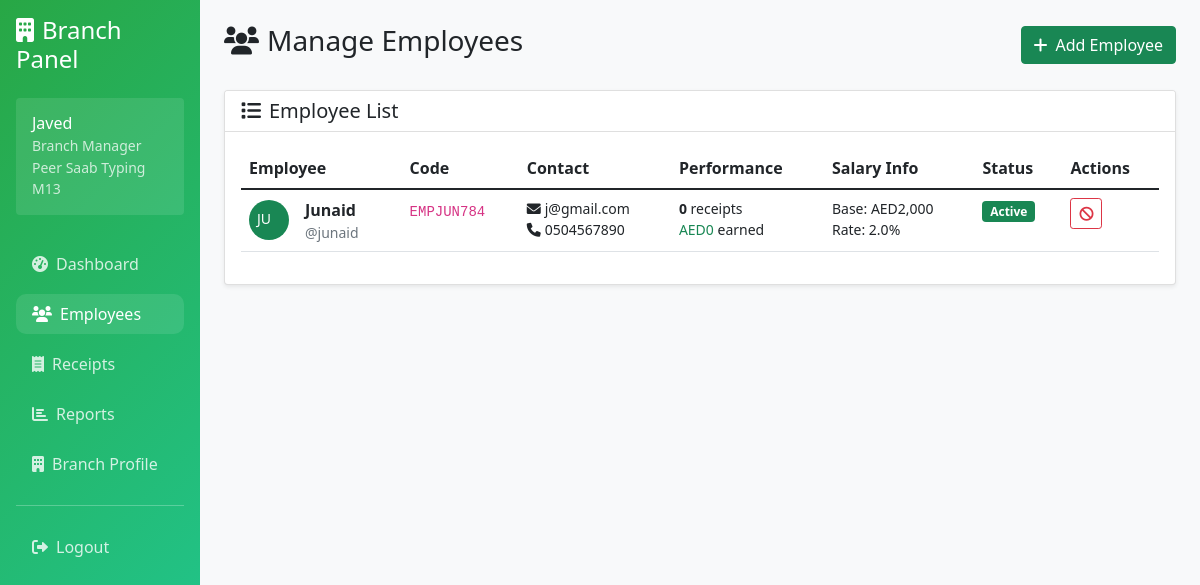
The app's page /branch/employees.php (signed in), older data.
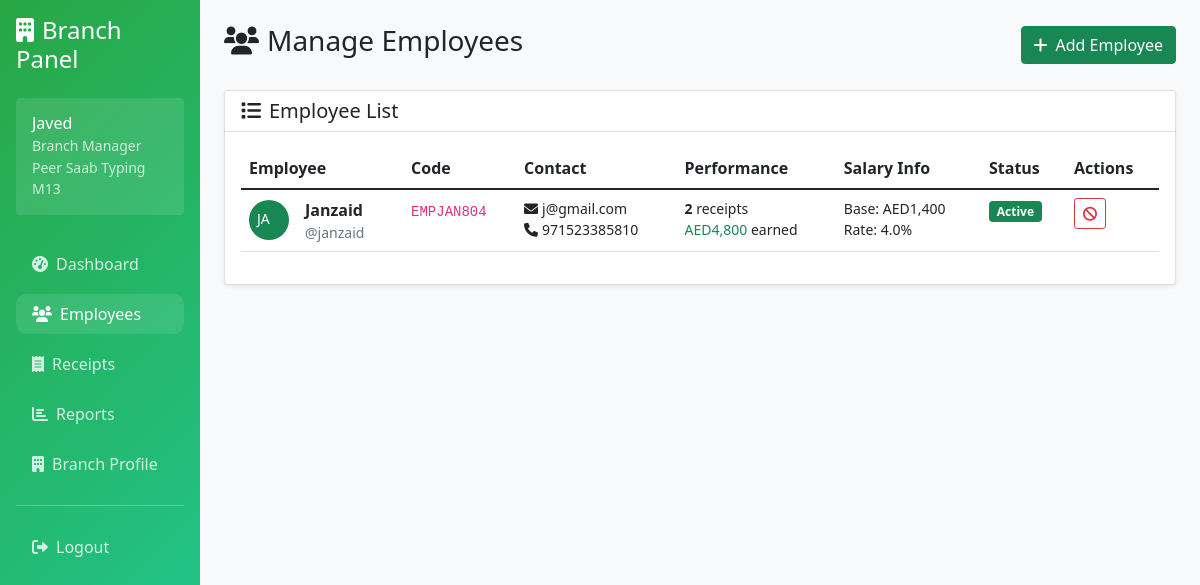
The same page, newer data.
### tables this page shows
CREATE TABLE employees (
            id INTEGER PRIMARY KEY AUTOINCREMENT,
            branch_id INTEGER NOT NULL,
            employee_code VARCHAR(20) UNIQUE NOT NULL,
            username VARCHAR(50) UNIQUE NOT NULL,
            password VARCHAR(255) NOT NULL,
            full_name VARCHAR(100) NOT NULL,
            email VARCHAR(100),
            phone VARCHAR(20),
            basic_salary DECIMAL(10,2) DEFAULT 0.00,
            commission_rate DECIMAL(5,2) DEFAULT 0.00,
            hire_date DATE NOT NULL,
            status TEXT DEFAULT 'active' CHECK (status IN ('active', 'inactive')),
            created_at DATETIME DEFAULT CURRENT_TIMESTAMP,
            FOREIGN KEY (branch_id) REFERENCES branches(id)
        );

CREATE TABLE settings (
            id INTEGER PRIMARY KEY AUTOINCREMENT,
            setting_key VARCHAR(100) UNIQUE NOT NULL,
            setting_value TEXT,
            updated_at DATETIME DEFAULT CURRENT_TIMESTAMP
        );

### branch/employees.php (the view, shortened to what the changed rows need)
<?php
$database = new Database();
$auth = new Auth($database);
$auth->requireRole(['branch']);
$user_info = $auth->getUserInfo();
$db = $database->getConnection();
$stmt = $db->query("SELECT setting_value FROM settings WHERE setting_key = 'currency' LIMIT 1");
$currency_result = $stmt->fetch(PDO::FETCH_ASSOC);
$currency = $currency_result ? $currency_result['setting_value'] : 'USD';
$stmt = $db->prepare("SELECT e.*,
    COUNT(r.id) as total_receipts,
    COALESCE(SUM(r.total_amount), 0) as total_revenue,
    COALESCE(SUM(r.total_commission), 0) as total_commission
    FROM employees e
    LEFT JOIN receipts r ON e.id = r.employee_id
    WHERE e.branch_id = ?
    GROUP BY e.id
    ORDER BY e.created_at DESC");
$stmt->execute([$user_info['id']]);
$employees = $stmt->fetchAll(PDO::FETCH_ASSOC);
?>
<!DOCTYPE html>
<html lang="en">
<head>
    <link href="https://cdn.jsdelivr.net/npm/bootstrap@5.1.3/dist/css/bootstrap.min.css" rel="stylesheet">
    <link href="https://cdnjs.cloudflare.com/ajax/libs/font-awesome/6.0.0/css/all.min.css" rel="stylesheet">
</head>
<body>
    <div class="container-fluid">
        <div class="row">
            <div class="col-md-9 col-lg-10 p-4">
                <div class="d-flex justify-content-between align-items-center mb-4">
                    <h1 class="h3"><i class="fas fa-users me-2"></i>Manage Employees</h1>
                </div>
                <?php if (empty($employees)): ?>
                    <div class="text-center py-5">
                        <i class="fas fa-users fa-5x text-muted mb-4"></i>
                        <h3 class="text-muted">No employees found</h3>
                        <p class="text-muted">Add your first employee to get started!</p>
                        <button class="btn btn-success btn-lg" data-bs-toggle="modal" data-bs-target="#addEmployeeModal">
                            <i class="fas fa-plus me-2"></i>Add First Employee
                        </button>
                    </div>
                <?php else: ?>
                    <div class="card shadow-sm">
                        <div class="card-body">
                            <div class="table-responsive">
                                <table class="table table-hover">
                                    <thead>
                                        <tr>
                                            <th>Employee</th>
                                            <th>Code</th>
                                            <th>Contact</th>
                                            <th>Performance</th>
                                            <th>Salary Info</th>
                                            <th>Status</th>
                                            <th>Actions</th>
                                        </tr>
                                    </thead>
                                    <tbody>
                                        <?php foreach ($employees as $employee): ?>
                                            <tr>
                                                <td>
                                                    <div class="d-flex align-items-center">
                                                        <div class="avatar bg-success text-white rounded-circle p-2 me-3" style="width: 40px; height: 40px; font-size: 14px;">
                                                            <?= strtoupper(substr($employee['full_name'], 0, 2)) ?>
                                                        </div>
                                                        <div>
                                                            <strong><?= htmlspecialchars($employee['full_name']) ?></strong>
                                                            <div class="small text-muted">@<?= htmlspecialchars($employee['username']) ?></div>
                                                        </div>
                                                    </div>
                                                </td>
                                                <td><code><?= htmlspecialchars($employee['employee_code']) ?></code></td>
                                                <td>
                                                    <?php if ($employee['email']): ?>
                                                        <div class="small"><i class="fas fa-envelope me-1"></i><?= htmlspecialchars($employee['email']) ?></div>
                                                    <?php endif; ?>
                                                    <?php if ($employee['phone']): ?>
                                                        <div class="small"><i class="fas fa-phone me-1"></i><?= htmlspecialchars($employee['phone']) ?></div>
                                                    <?php endif; ?>
                                                </td>
                                                <td>
                                                    <div class="small">
                                                        <strong><?= $employee['total_receipts'] ?></strong> receipts<br>
                                                        <span class="text-success"><?= $currency ?><?= number_format($employee['total_commission'], 0) ?></span> earned
                                                    </div>
                                                </td>
                                                <td>
                                                    <div class="small">
                                                        Base: <?= $currency ?><?= number_format($employee['basic_salary'], 0) ?><br>
                                                        Rate: <?= number_format($employee['commission_rate'], 1) ?>%
                                                    </div>
                                                </td>
                                                <td>
                                                    <span class="badge bg-<?= $employee['status'] === 'active' ? 'success' : 'danger' ?>">
                                                        <?= ucfirst($employee['status']) ?>
                                                    </span>
                                                </td>
                                                <td>
                                                    <div class="btn-group" role="group">
                                                        <form method="POST" style="display: inline;">
                                                            <button type="submit" class="btn btn-sm btn-outline-<?= $employee['status'] === 'active' ? 'danger' : 'success' ?>"
                                                                onclick="return confirm('Are you sure you want to change this employee\'s status?')">
                                                                <i class="fas fa-<?= $employee['status'] === 'active' ? 'ban' : 'check' ?>"></i>
                                                            </button>
                                                        </form>
                                                    </div>
                                                </td>
                                            </tr>
                                        <?php endforeach; ?>
                                    </tbody>
                                </table>
                            </div>
                        </div>
                    </div>
                <?php endif; ?>
            </div>
        </div>
    </div>
</body>
</html>

Row changes from the older to the newer data that the page shows:
changed employees "j@gmail.com": full_name "JU" → "JA"; full_name "Junaid" → "Janzaid"; username "junaid" → "janzaid"; employee_code "EMPJUN784" → "EMPJAN804"; phone "0504567890" → "971523385810"; total_receipts "0" → "2"; total_commission "0" → "4,800"; basic_salary "2,000" → "1,400"; commission_rate "2.0" → "4.0"
